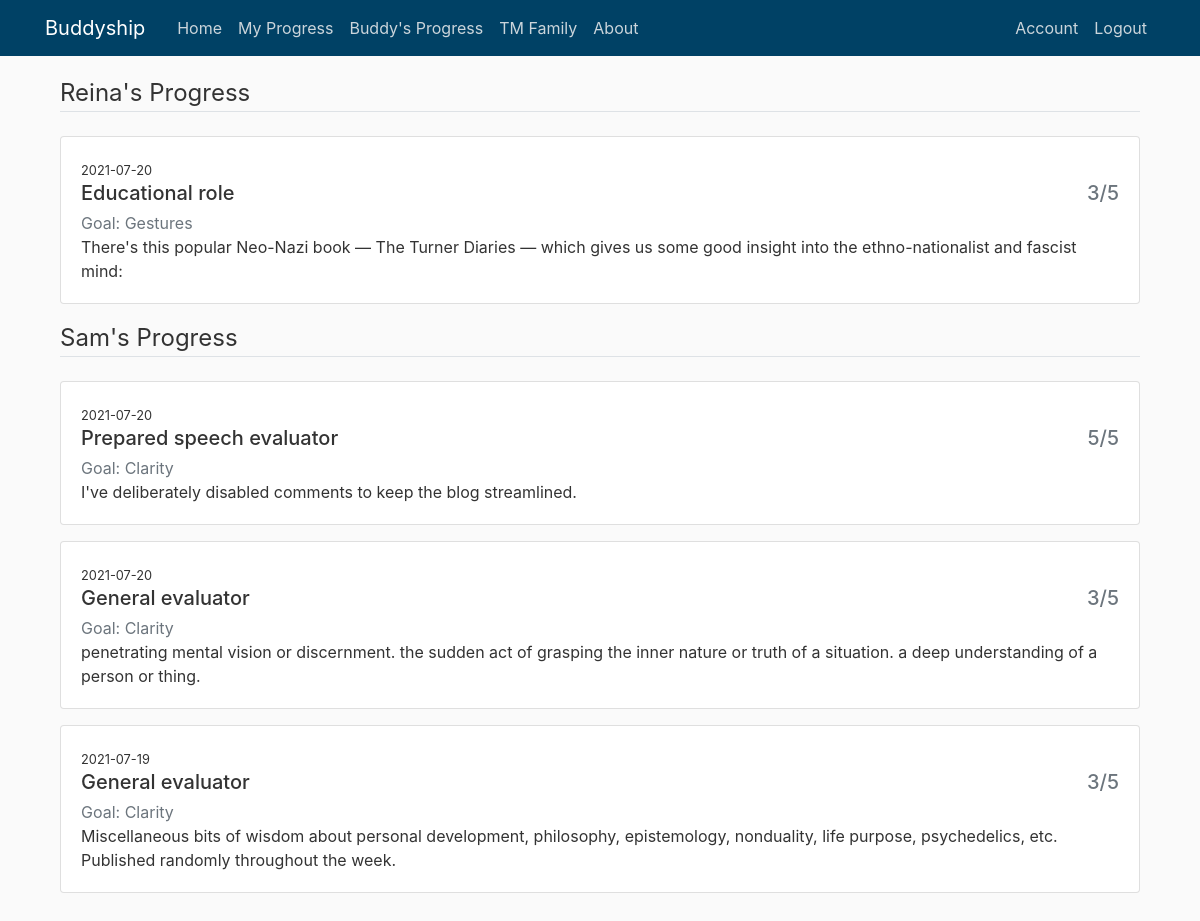
/buddy_progress (signed in), run on an earlier commit of the app's database.
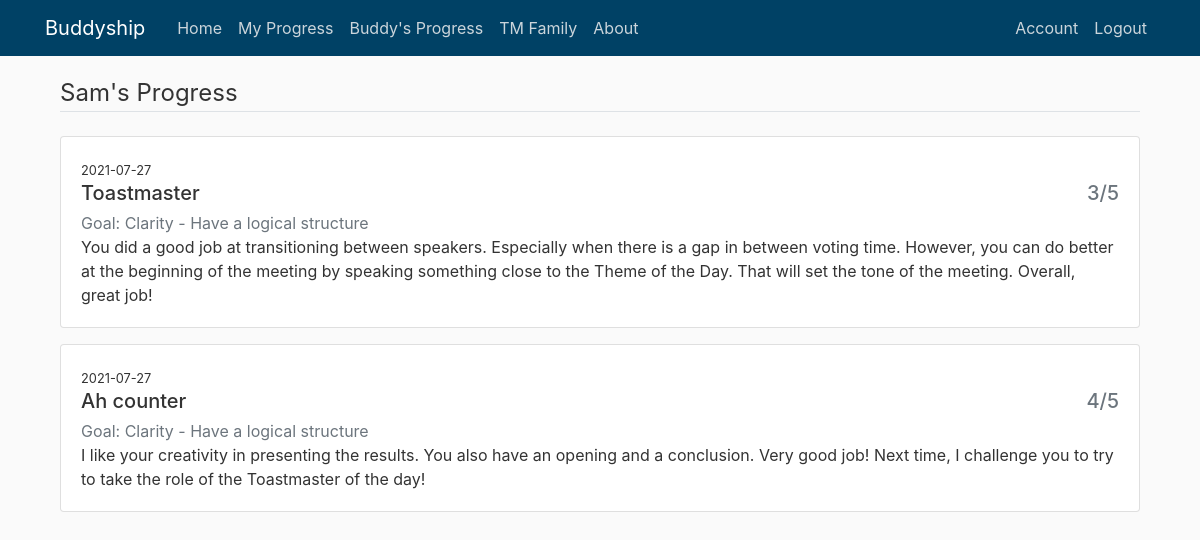
And on a later commit of the database.
### buddyship/models.py (models this page shows)
class Buddy(db.Model):
    id = db.Column(db.Integer, primary_key=True)
    buddy_name = db.Column(db.String(100), nullable=False)
    buddy_count = db.Column(db.Integer, default=1)
    start_date = db.Column(db.DateTime, default=func.now())
    end_date = db.Column(db.DateTime)
    user_id = db.Column(db.Integer, db.ForeignKey('user.id'), nullable=False)
    buddy_progresses = db.relationship(
        'Progress', backref='receiver', lazy=True)

class Progress(db.Model):
    id = db.Column(db.Integer, primary_key=True)
    buddy_role = db.Column(db.String(150))
    buddy_score = db.Column(db.String(150))
    buddy_comment = db.Column(db.String(1500))
    date = db.Column(db.DateTime, default=func.now())
    buddy_goal = db.Column(db.String(150))
    user_id = db.Column(db.Integer, db.ForeignKey('user.id'))
    buddy_id = db.Column(db.Integer, db.ForeignKey('buddy.id'))

### buddyship/progresses/routes.py (the view)
@progresses.route('/buddy_progress', methods=['GET'])
@login_required
def buddy_progress():
    if current_user.current_buddy == None:
        flash('Please set up your buddy and your goal first. ', 'danger')
        return redirect(url_for('users.set_up'))
    else:
        return render_template("buddy_progress.html", title='Buddy\'s Progress', user=current_user)

### buddyship/models.py (called while the page is built)
@login_manager.user_loader
def load_user(user_id):
    return User.query.get(int(user_id))

### buddyship/templates/buddy_progress.html
{% extends "layout.html" %}
{% block content %}
<div class="content-section mb-4">
    {% for buddy in user.buddies|reverse %}
    <legend class="border-bottom mb-4">{{ buddy.buddy_name }}'s Progress</legend>
    {% for progress in user.record_progresses|reverse %}
    {% if progress.buddy_id == buddy.id %}
    <div class="card mb-3">
        <div class="card-body">
            <small>{{ progress.date.date() }}</small>
            <h5 class="card-title row align-items-start">
                <div class="col">{{ progress.buddy_role }}</div>
                <div class="col text-right text-muted">{{ progress.buddy_score[0] }}/5</div>
            </h5>
            <p class="card-subtitle text-muted">Goal: {{ progress.buddy_goal }}</p>
            <p class="card-text">{{ progress.buddy_comment }}</p>
        </div>
    </div>
    {% endif %}
    {% endfor %}
    {% endfor %}
</div>
{% endblock content %}

### buddyship/templates/layout.html (shortened to what this page needs)
<!DOCTYPE html>
<html>
<head>
  <link rel="stylesheet" href="https://maxcdn.bootstrapcdn.com/bootstrap/4.0.0/css/bootstrap.min.css"
>
  <link rel="stylesheet" type="text/css" href="{{ url_for('static', filename='main.css') }}">
</head>
<body>
  <header class="site-header">
    <nav class="navbar navbar-expand-md navbar-dark bg-steel fixed-top">
      <div class="container">
        <a class="navbar-brand mr-4" href="/">Buddyship</a>
        <div class="collapse navbar-collapse" id="navbarToggle">
          <div class="navbar-nav mr-auto">
            <a class="nav-item nav-link" href="{{ url_for('main.home') }}">Home</a>
            <a class="nav-item nav-link" href="{{ url_for('progresses.my_progress') }}">My Progress</a>
            <a class="nav-item nav-link" href="{{ url_for('progresses.buddy_progress') }}">Buddy's Progress</a>
            <a class="nav-item nav-link" href="{{ url_for('main.tm_fam') }}">TM Family</a>
            <a class="nav-item nav-link" href="{{ url_for('main.about') }}">About</a>
          </div>
          <div class="navbar-nav">
            {% if current_user.is_authenticated %}
            {% if current_user.if_admin == True %}
            <a class="nav-item nav-link" href="{{ url_for('users.account') }}">Account</a>
            <a class="nav-item nav-link" href="{{ url_for('admin.index') }}">Admin</a>
            <a class="nav-item nav-link" href="{{ url_for('auth.logout') }}">Logout</a>
            {% else %}
            <a class="nav-item nav-link" href="{{ url_for('users.account') }}">Account</a>
            <a class="nav-item nav-link" href="{{ url_for('auth.logout') }}">Logout</a>
            {% endif %}
            {% else %}
            <a class="nav-item nav-link" href="{{ url_for('auth.login') }}">Login</a>
            <a class="nav-item nav-link" href="{{ url_for('auth.register') }}">Register</a>
            {% endif %}
          </div>
        </div>
      </div>
    </nav>
  </header>
  <main role="main" class="container">
    <div class="container">
      {% block content %}{% endblock %}
    </div>
  </main>
</body>
</html>

### buddyship/static/main.css (style rules this page uses)
body { background: #fafafa; color: #333333; margin-top: 60px; }
main { padding-top: 15px; padding-bottom: 15px; }
.bg-steel { background-color: #004165; }
.site-header .navbar-nav .nav-link { color: #cbd5db; }

What changed in the data, as far as the page shows it:
removed Buddy: buddy_name "Reina"
removed Progress: date "2021-07-20", buddy_role "Educational role", buddy_score "3", buddy_goal "Gestures", buddy_comment "There's this popular Neo-Nazi book — The Turner Diaries — which gives us some good insight into the ethno-nationalist and fascist mind:", shown under "Reina"
removed Progress: date "2021-07-20", buddy_role "Prepared speech evaluator", buddy_score "5", buddy_goal "Clarity", buddy_comment "I've deliberately disabled comments to keep the blog streamlined."
changed Buddy "Sam": loses Progress (date "2021-07-20", buddy_role "General evaluator", buddy_score "3", buddy_goal "Clarity", buddy_comment "penetrating mental vision or discernment. the sudden act of grasping the inner nature or truth of a situation. a deep understanding of a person or thing."); gains Progress (date "2021-07-27", buddy_role "Ah counter", buddy_score "4", buddy_goal "Clarity - Have a logical structure", buddy_comment "I like your creativity in presenting the results. You also have an opening and a conclusion. Very good job! Next time, I challenge you to try to take the role of the Toastmaster of the day!")
changed Progress: date "2021-07-19" → "2021-07-27"; buddy_role "General evaluator" → "Toastmaster"; buddy_goal "Clarity" → "Clarity - Have a logical structure"; buddy_comment "Miscellaneous bits of wisdom about personal development, philosophy, epistemology, nonduality, life purpose, psychedelics, etc. Published randomly throughout the week." → "You did a good job at transitioning between speakers. Especially when there is a gap in between voting time. However, you can do better at the beginning of the meeting by speaking something close to the Theme of the Day. That will set the tone of the meeting. Overall, great job!"
